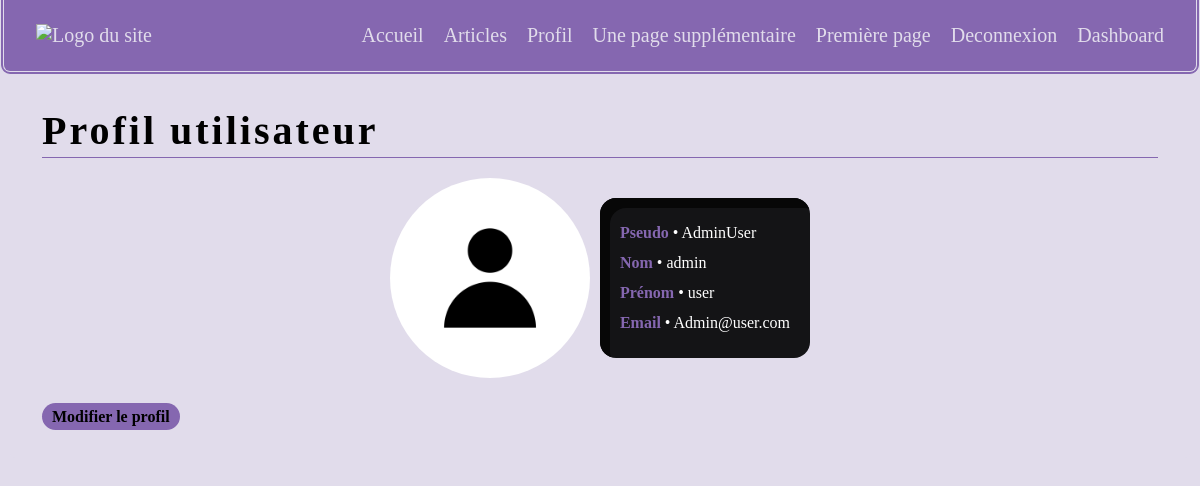
The page /profil.php (signed in) on the database its author committed.
### tables this page shows
CREATE TABLE IF NOT EXISTS `pages` (
  `id_page` int NOT NULL AUTO_INCREMENT,
  `titre_page` varchar(100) NOT NULL,
  `image_page` varchar(100) NOT NULL,
  `contenu_page` text NOT NULL,
  `date_page` date NOT NULL,
  `statut_page` varchar(100) NOT NULL COMMENT 'brouillon, en attente ou publié',
  PRIMARY KEY (`id_page`)
);

CREATE TABLE IF NOT EXISTS `users` (
  `id_user` int NOT NULL AUTO_INCREMENT,
  `nom_user` varchar(100) NOT NULL,
  `prenom_user` varchar(100) NOT NULL,
  `mail_user` varchar(100) NOT NULL,
  `pseudo_user` varchar(100) NOT NULL,
  `pass_user` varchar(255) NOT NULL,
  `avatar_user` varchar(255) NOT NULL,
  `niveau_compte` varchar(50) NOT NULL,
  PRIMARY KEY (`id_user`)
);

### profil.php (the view, shortened to what this page needs)
<?php
require_once "admin/connect.php";
$id = isset($_SESSION['id']) ? $_SESSION['id'] : null;
$reqDisplay = "SELECT id_user, nom_user, avatar_user, prenom_user, mail_user, pseudo_user, pass_user, niveau_compte FROM users WHERE id_user = :id";
$reqDisplay = $db->prepare($reqDisplay);
$reqDisplay->execute(array(
    "id" => $id,
));
$dataDisplay = $reqDisplay->fetch();
?>
<!DOCTYPE html>
<html lang="en">
<head>
    <link rel="stylesheet" href="css/global.css">
</head>
<body>
    <?php include_once "modules/header.php" ?>
    <main>
        <?php
            if(isset($_SESSION['id']) && $dataDisplay){
        ?>
        <h1 class="header">Profil utilisateur</h1>
        <div class="flex margin-b">
            <img class="avatar" src="<?= $dataDisplay['avatar_user'] ?>" alt="Avatar de <?= $dataDisplay['pseudo_user'] ?>">
            <ul>
                <li><span class="bold">Pseudo</span> • <?= $dataDisplay['pseudo_user'] ?></li>
                <li><span class="bold">Nom</span> • <?= $dataDisplay['nom_user'] ?></li>
                <li><span class="bold">Prénom</span> • <?= $dataDisplay['prenom_user'] ?></li>
                <li><span class="bold">Email</span> • <?= $dataDisplay['mail_user'] ?></li>
            </ul>
        </div>
        <a class="button" href="editprofil.php">Modifier le profil</a>
        <?php
            }
        ?>
    </main>
</body>
</html>

### modules/header.php (shortened to what this page needs)
<?php
include_once "admin/connect.php"
?>
<header>
    <a href="index.php"><img src="" alt="Logo du site"></a>
    <nav>
        <ul>
            <li><a href="index.php">Accueil</a></li>
            <?php
                if(isset($_SESSION['token'])){
            ?>
                <li><a href='listearticles.php'>Articles</a></li>
                <li><a href='profil.php'>Profil</a></li>
            <?php
                    $data = $db->prepare("SELECT id_page, titre_page FROM pages WHERE statut_page = :stat ORDER BY id_page DESC");
                    $data->execute(array(
                        "stat" => "publié",
                    ));
                    $resultsheader = $data->fetchAll();
                    foreach($resultsheader as $resultheader){
            ?>
                <li><a href="detailpage.php?id=<?= $resultheader['id_page'] ?>"><?= $resultheader['titre_page'] ?></a></li>
            <?php
                    }
            ?>
                <li><a href='index.php?logout=true'>Deconnexion</a></li>
            <?php
                    if($_SESSION['niveau'] == "admin" || $_SESSION['niveau'] == "moderateur"){
            ?>
                <li><a href='admin/dashboard.php'>Dashboard</a></li>
            <?php
                    }
                }
            ?>
        </ul>
    </nav>
</header>

### css/global.css (style rules this page uses)
:root { --background:#141416; --backgroundshadow:#070707; --backgroundfont:#fff; --highlight:#8567b0; --cardinner:#e1dceb; --card:#e1dceb; --cardfont:#000000 }
* { margin:0; font-family: calibri, serif; }
a { text-decoration: none; color:var(--highlight); font-weight: 900; }
img { width:100% }
body { background:var(--card); max-width:1200px; margin:auto }
header { background-color: var(--highlight); display:flex; justify-content: space-between; border-radius:0 0 10px 10px; padding:1.5rem 2rem; border:4px double var(--card); border-top:0 }
header img { width:100px }
header ul { padding:0; margin:0; list-style: none; display:flex; gap:20px; }
header a { color:var(--card); font-weight:100; font-size:20px }
h1 { color:var(--highlight) }
main { background:var(--cardinner); border-top:0; color:var(--cardfont); margin:0 10px 10px 10px; border-radius:0 0 5px 5px; padding:2rem; }
a.button { text-decoration: none; background:var(--highlight); color:#000000; padding:5px 10px; font-weight: 900; border-radius:1rem }
.header { color:var(--cardfont); font-size:40px; letter-spacing: 3px; border-bottom:1px solid var(--highlight); padding-bottom:3px; margin-bottom:20px; }
.margin-b { margin-bottom:30px!important }
.avatar { max-width:200px!important; max-height:200px!important; min-width:200px!important; min-height:200px!important; object-fit: cover; border-radius:10rem }
.flex { display:flex; margin:auto; align-items: center; justify-content: center; gap:10px }
.flex ul { list-style: none; color:var(--backgroundfont); padding:20px; border-radius:1rem; background:var(--background); box-shadow:inset 10px 10px 0 var(--backgroundshadow); }
.flex li { line-height: 30px; }
.flex span { color:var(--highlight) }
.flex { color:var(--highlight) }

### profil.php (style rules this page uses)
img { width:200px; }
.bold { font-weight:900; }

### rows shown on the page
pages: titre_page "Une page supplémentaire"
pages: titre_page "Première page"
users: avatar_user (picture), pseudo_user "AdminUser", nom_user "admin", prenom_user "user", mail_user "Admin@user.com"
